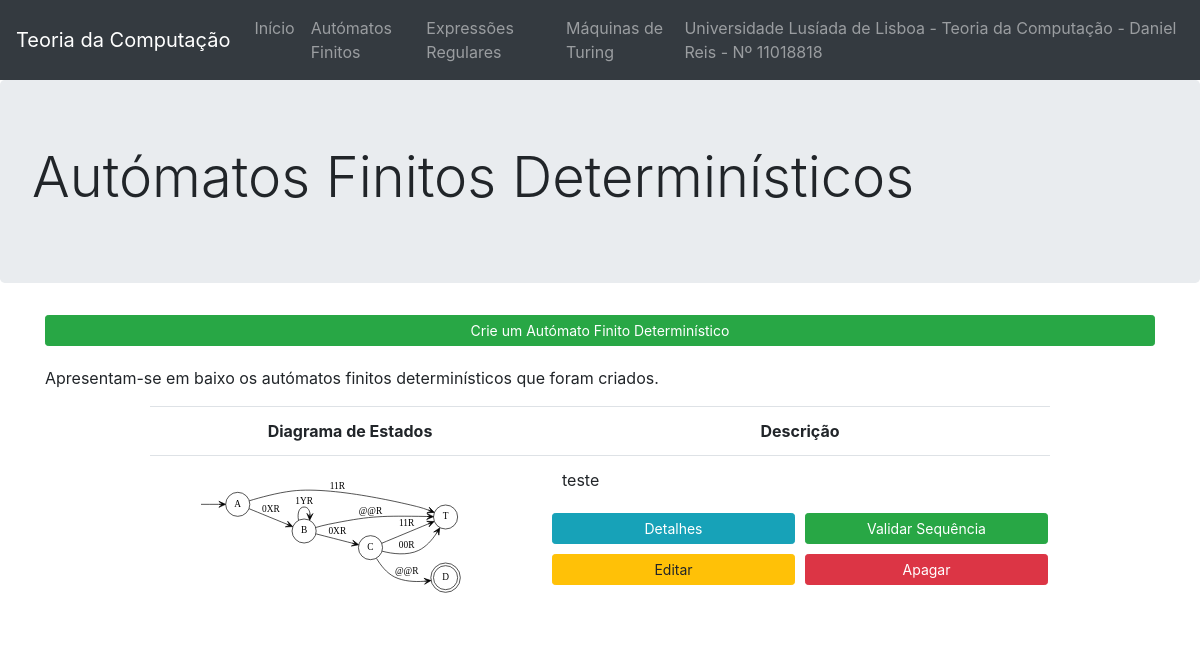
The page /automatosFinitos/ on the database as committed earlier.
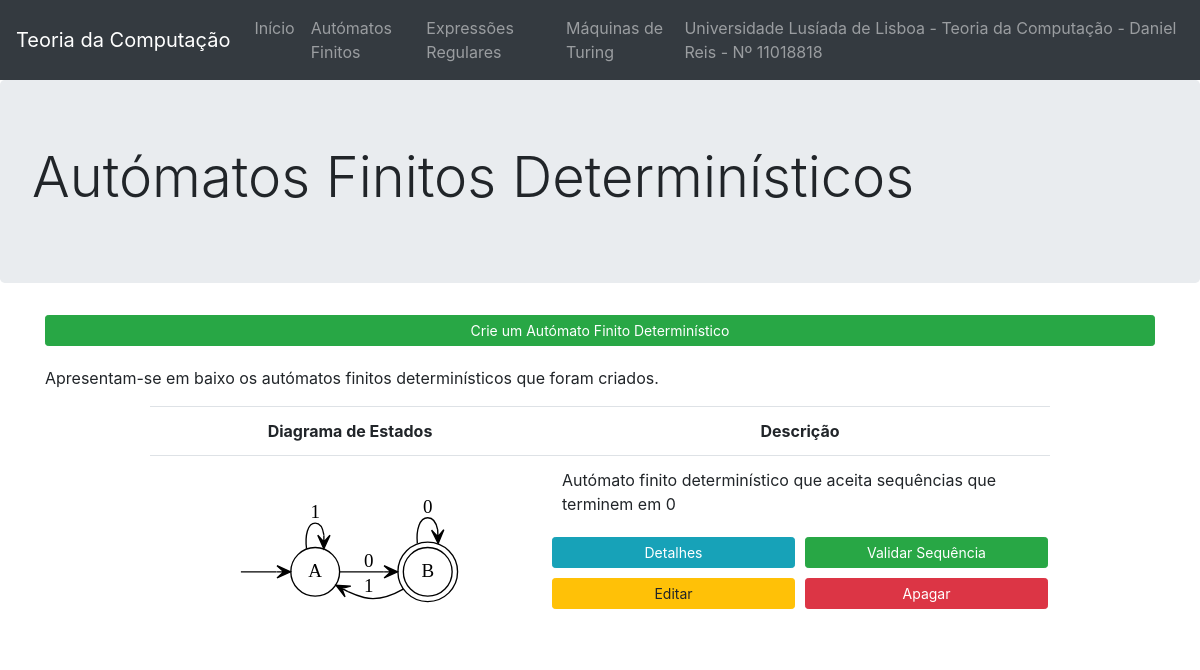
The same page on the database as committed later.
### website/models.py (models this page shows, shortened)
class Automato(models.Model):
    nome = models.CharField(max_length=100)
    descricao = models.CharField(max_length=100)
    alfabeto = models.CharField(max_length=100)
    estados = models.CharField(max_length=100)
    estadoInicial = models.CharField(max_length=100)
    estadosAceitacao = models.CharField(max_length=100)
    dicTransicoes = models.CharField(max_length=1000)
    diagrama = models.CharField(max_length=100)
    filename = models.CharField(max_length=100)

### website/views.py (the view)
# urls.py: path('automatosFinitos/', views.automatosFinitos, name='automatosFinitos'),
def automatosFinitos(request):
    context = {'automatosFinitos': Automato.objects.all()}
    return render(request, 'website/automatosFinitos.html', context)

### website/templates/website/automatosFinitos.html
{% extends 'website/layout.html' %}
{% block jumbotron %}
<div class="jumbotron">
    <h1 class="display-4">Autómatos Finitos Determinísticos</h1>
</div>
{% endblock %}
{% block main %}
<main class="container text-justify">
    <a href="{% url 'website:novoAutomato' %}" class="btn btn-success btn-sm btn-block">
        Crie um Autómato Finito Determinístico
    </a>
    <p style="margin-top: 20px;">Apresentam-se em baixo os autómatos finitos determinísticos que foram criados.</p>
    <table align="center" class="table" style="table-layout: fixed; width:900px;">
        <tr>
            <th class="text-center" style="width:400px;">Diagrama de Estados</th>
            <th class="text-center" style="width:500px;">Descrição</th>
        </tr>
        {% load static %}
        {% for automato in automatosFinitos %}
        <tr class="text-left">
            <td style="vertical-align: middle; width: 400px;">
                <a href="{% url 'website:detalhesAutomato' automato.id %}">
                    <img src="{% static automato.diagrama %}" width="80%">
                </a>
            </td>
            <td style="vertical-align: middle; width:500px;">
                <p>{{ automato.descricao }}</p>
                <p>
                    <div class="row">
                        <a href="{% url 'website:detalhesAutomato' automato.id %}" class="btn btn-info btn-sm col-sm" style="margin: 5px;">
                            Detalhes
                        </a>
                        <a href="{% url 'website:detalhesAutomato' automato.id %}" class="btn btn-success btn-sm col-sm" style="margin: 5px;">
                            Validar Sequência
                        </a>
                    </div>
                    <div class="row">
                        <a href="{% url 'website:editarAutomato' automato.id %}" class="btn btn-warning btn-sm col-sm" style="margin: 5px;">
                            Editar
                        </a>
                        <a href="{% url 'website:apagarAutomato' automato.id %}" class="btn btn-danger btn-sm col-sm" style="margin: 5px;">
                            Apagar
                        </a>
                    </div>
                </p>
            </td>
        </tr>
        {% endfor %}
    </table>
</main>
{% endblock %}

### website/templates/website/layout.html (shortened to what this page needs)
<!DOCTYPE html>
<html lang="en">
    <head>
        <link rel="stylesheet" href="https://maxcdn.bootstrapcdn.com/bootstrap/4.5.2/css/bootstrap.min.css">
    </head>
    <body>
        <header>
            <nav class="navbar navbar-expand-lg navbar-dark bg-dark">
                <a class="navbar-brand" href="{% url 'website:index' %}">Teoria da Computação</a>
                <div class="collapse navbar-collapse" id="navbarSupportedContent">
                    <ul class="navbar-nav mr-auto">
                        <li class="nav-item">
                            <a class="nav-link" href="{% url 'website:index' %}">Início</a>
                        </li>
                        <li class="nav-item">
                            <a class="nav-link" href="{% url 'website:automatosFinitos' %}">Autómatos Finitos</a>
                        </li>
                        <li class="nav-item">
                            <a class="nav-link" href="{% url 'website:expressoesRegulares' %}">Expressões Regulares</a>
                        </li>
                        <li class="nav-item">
                            <a class="nav-link" href="{% url 'website:maquinasTuring' %}">Máquinas de Turing</a>
                        </li>
                    </ul>
                    <span class="navbar-text">
                        Universidade Lusíada de Lisboa - Teoria da Computação - Daniel Reis - Nº 11018818
                    </span>
                </div>
            </nav>
            {% block jumbotron %}{% endblock %}
        </header>
        {% block main %}{% endblock %}
    </body>
</html>

Rows that differ between the two databases and show on the page:
removed Automato: diagrama (picture), descricao "teste"
added Automato: diagrama (picture), descricao "Autómato finito determinístico que aceita sequências que terminem em 0"
